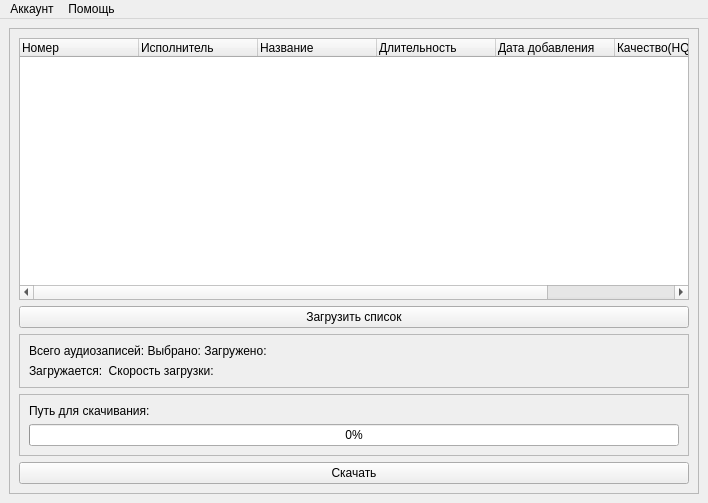
<?xml version="1.0" encoding="UTF-8"?>
<ui version="4.0">
 <class>MainWindow</class>
 <widget class="QMainWindow" name="MainWindow">
  <property name="geometry">
   <rect>
    <x>0</x>
    <y>0</y>
    <width>708</width>
    <height>503</height>
   </rect>
  </property>
  <property name="windowTitle">
   <string>MainWindow</string>
  </property>
  <widget class="QWidget" name="centralwidget">
   <layout class="QGridLayout" name="gridLayout">
    <item row="0" column="0">
     <widget class="QFrame" name="frame">
      <property name="frameShape">
       <enum>QFrame::StyledPanel</enum>
      </property>
      <property name="frameShadow">
       <enum>QFrame::Raised</enum>
      </property>
      <layout class="QVBoxLayout" name="verticalLayout_3">
       <item>
        <widget class="QTreeWidget" name="treeWidget">
         <property name="sizePolicy">
          <sizepolicy hsizetype="Expanding" vsizetype="Expanding">
           <horstretch>0</horstretch>
           <verstretch>0</verstretch>
          </sizepolicy>
         </property>
         <property name="minimumSize">
          <size>
           <width>621</width>
           <height>262</height>
          </size>
         </property>
         <property name="baseSize">
          <size>
           <width>0</width>
           <height>0</height>
          </size>
         </property>
         <property name="font">
          <font>
           <weight>50</weight>
           <italic>false</italic>
           <bold>false</bold>
           <underline>false</underline>
           <strikeout>false</strikeout>
           <stylestrategy>PreferAntialias</stylestrategy>
          </font>
         </property>
         <property name="mouseTracking">
          <bool>true</bool>
         </property>
         <property name="contextMenuPolicy">
          <enum>Qt::PreventContextMenu</enum>
         </property>
         <property name="acceptDrops">
          <bool>true</bool>
         </property>
         <property name="autoFillBackground">
          <bool>false</bool>
         </property>
         <property name="locale">
          <locale language="Russian" country="Ukraine"/>
         </property>
         <property name="frameShadow">
          <enum>QFrame::Raised</enum>
         </property>
         <property name="midLineWidth">
          <number>1</number>
         </property>
         <property name="sizeAdjustPolicy">
          <enum>QAbstractScrollArea::AdjustToContentsOnFirstShow</enum>
         </property>
         <property name="tabKeyNavigation">
          <bool>false</bool>
         </property>
         <property name="showDropIndicator" stdset="0">
          <bool>true</bool>
         </property>
         <property name="dragEnabled">
          <bool>false</bool>
         </property>
         <property name="dragDropOverwriteMode">
          <bool>false</bool>
         </property>
         <property name="alternatingRowColors">
          <bool>true</bool>
         </property>
         <property name="selectionMode">
          <enum>QAbstractItemView::MultiSelection</enum>
         </property>
         <property name="selectionBehavior">
          <enum>QAbstractItemView::SelectRows</enum>
         </property>
         <property name="horizontalScrollMode">
          <enum>QAbstractItemView::ScrollPerPixel</enum>
         </property>
         <property name="rootIsDecorated">
          <bool>true</bool>
         </property>
         <property name="uniformRowHeights">
          <bool>false</bool>
         </property>
         <property name="sortingEnabled">
          <bool>false</bool>
         </property>
         <property name="animated">
          <bool>true</bool>
         </property>
         <property name="allColumnsShowFocus">
          <bool>true</bool>
         </property>
         <property name="columnCount">
          <number>7</number>
         </property>
         <attribute name="headerDefaultSectionSize">
          <number>119</number>
         </attribute>
         <attribute name="headerHighlightSections">
          <bool>true</bool>
         </attribute>
         <attribute name="headerShowSortIndicator" stdset="0">
          <bool>false</bool>
         </attribute>
         <column>
          <property name="text">
           <string>Номер</string>
          </property>
         </column>
         <column>
          <property name="text">
           <string>Исполнитель</string>
          </property>
         </column>
         <column>
          <property name="text">
           <string>Название</string>
          </property>
         </column>
         <column>
          <property name="text">
           <string>Длительность</string>
          </property>
         </column>
         <column>
          <property name="text">
           <string>Дата добавления</string>
          </property>
         </column>
         <column>
          <property name="text">
           <string>Качество(HQ)</string>
          </property>
         </column>
         <column>
          <property name="text">
           <string>Доступность</string>
          </property>
         </column>
        </widget>
       </item>
       <item>
        <widget class="QPushButton" name="pushButton_2">
         <property name="text">
          <string>Загрузить список</string>
         </property>
        </widget>
       </item>
       <item>
        <widget class="QFrame" name="frame_2">
         <property name="frameShape">
          <enum>QFrame::StyledPanel</enum>
         </property>
         <property name="frameShadow">
          <enum>QFrame::Raised</enum>
         </property>
         <layout class="QVBoxLayout" name="verticalLayout_4">
          <item>
           <widget class="QLabel" name="label">
            <property name="text">
             <string>Всего аудиозаписей: Выбрано: Загружено:</string>
            </property>
           </widget>
          </item>
          <item>
           <widget class="QLabel" name="label_3">
            <property name="text">
             <string>Загружается:  Скорость загрузки:</string>
            </property>
           </widget>
          </item>
         </layout>
        </widget>
       </item>
       <item>
        <widget class="QFrame" name="frame_3">
         <property name="frameShape">
          <enum>QFrame::StyledPanel</enum>
         </property>
         <property name="frameShadow">
          <enum>QFrame::Raised</enum>
         </property>
         <layout class="QVBoxLayout" name="verticalLayout_2">
          <item>
           <widget class="QLabel" name="label_2">
            <property name="tabletTracking">
             <bool>false</bool>
            </property>
            <property name="toolTipDuration">
             <number>0</number>
            </property>
            <property name="text">
             <string>Путь для скачивания:</string>
            </property>
            <property name="textFormat">
             <enum>Qt::AutoText</enum>
            </property>
           </widget>
          </item>
          <item>
           <widget class="QProgressBar" name="progressBar">
            <property name="value">
             <number>0</number>
            </property>
            <property name="textDirection">
             <enum>QProgressBar::BottomToTop</enum>
            </property>
            <property name="format">
             <string>%v%</string>
            </property>
           </widget>
          </item>
         </layout>
         <zorder>progressBar</zorder>
         <zorder>label_2</zorder>
        </widget>
       </item>
       <item>
        <widget class="QPushButton" name="pushButton">
         <property name="text">
          <string>Скачать</string>
         </property>
        </widget>
       </item>
      </layout>
      <zorder>pushButton</zorder>
      <zorder>frame_3</zorder>
      <zorder>pushButton_2</zorder>
      <zorder>treeWidget</zorder>
      <zorder>frame_2</zorder>
     </widget>
    </item>
   </layout>
  </widget>
  <widget class="QMenuBar" name="menubar">
   <property name="geometry">
    <rect>
     <x>0</x>
     <y>0</y>
     <width>708</width>
     <height>21</height>
    </rect>
   </property>
   <widget class="QMenu" name="menu">
    <property name="title">
     <string>Аккаунт</string>
    </property>
    <addaction name="action_2"/>
   </widget>
   <widget class="QMenu" name="menu_2">
    <property name="title">
     <string>Помощь</string>
    </property>
    <addaction name="action"/>
   </widget>
   <addaction name="menu"/>
   <addaction name="menu_2"/>
  </widget>
  <action name="action">
   <property name="text">
    <string>О программе</string>
   </property>
  </action>
  <action name="action_2">
   <property name="text">
    <string>Выйти из аккаунта</string>
   </property>
  </action>
 </widget>
 <resources/>
 <connections/>
</ui>
